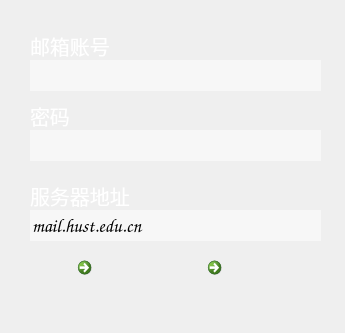
<?xml version="1.0" encoding="UTF-8"?>
<ui version="4.0">
 <class>Dialog_Account</class>
 <widget class="QDialog" name="Dialog_Account">
  <property name="geometry">
   <rect>
    <x>0</x>
    <y>0</y>
    <width>345</width>
    <height>333</height>
   </rect>
  </property>
  <property name="minimumSize">
   <size>
    <width>345</width>
    <height>333</height>
   </size>
  </property>
  <property name="maximumSize">
   <size>
    <width>345</width>
    <height>333</height>
   </size>
  </property>
  <property name="windowTitle">
   <string>添加账号</string>
  </property>
  <property name="windowOpacity">
   <double>1.000000000000000</double>
  </property>
  <property name="toolTip">
   <string>添加一个账号</string>
  </property>
  <property name="styleSheet">
   <string notr="true">#Dialog_Account {background-image: url(:/background/pic/dream_like2_s.jpg);}


</string>
  </property>
  <widget class="QLineEdit" name="lineEdit_user">
   <property name="geometry">
    <rect>
     <x>30</x>
     <y>60</y>
     <width>291</width>
     <height>31</height>
    </rect>
   </property>
   <property name="font">
    <font>
     <family>Comic Sans MS</family>
     <pointsize>14</pointsize>
     <weight>50</weight>
     <bold>false</bold>
    </font>
   </property>
   <property name="styleSheet">
    <string notr="true">background-color: rgba(255, 255, 255, 120);</string>
   </property>
   <property name="frame">
    <bool>false</bool>
   </property>
  </widget>
  <widget class="QLabel" name="label_6">
   <property name="geometry">
    <rect>
     <x>30</x>
     <y>180</y>
     <width>161</width>
     <height>32</height>
    </rect>
   </property>
   <property name="font">
    <font>
     <family>Microsoft YaHei UI Light</family>
     <pointsize>15</pointsize>
     <weight>3</weight>
     <italic>false</italic>
     <bold>false</bold>
    </font>
   </property>
   <property name="styleSheet">
    <string notr="true">color: rgb(255, 255, 255);
font: 25 15pt &quot;Microsoft YaHei UI Light&quot;;</string>
   </property>
   <property name="text">
    <string>服务器地址</string>
   </property>
  </widget>
  <widget class="QLabel" name="label_4">
   <property name="geometry">
    <rect>
     <x>30</x>
     <y>30</y>
     <width>91</width>
     <height>32</height>
    </rect>
   </property>
   <property name="font">
    <font>
     <family>Microsoft YaHei UI Light</family>
     <pointsize>15</pointsize>
     <weight>3</weight>
     <italic>false</italic>
     <bold>false</bold>
    </font>
   </property>
   <property name="styleSheet">
    <string notr="true">color: rgb(255, 255, 255);
font: 25 15pt &quot;Microsoft YaHei UI Light&quot;;</string>
   </property>
   <property name="text">
    <string>邮箱账号</string>
   </property>
  </widget>
  <widget class="QLineEdit" name="lineEdit_passwd">
   <property name="geometry">
    <rect>
     <x>30</x>
     <y>130</y>
     <width>291</width>
     <height>31</height>
    </rect>
   </property>
   <property name="font">
    <font>
     <family>Malgun Gothic Semilight</family>
     <pointsize>14</pointsize>
    </font>
   </property>
   <property name="styleSheet">
    <string notr="true">background-color: rgba(255, 255, 255, 120);</string>
   </property>
   <property name="inputMethodHints">
    <set>Qt::ImhHiddenText|Qt::ImhNoAutoUppercase|Qt::ImhNoPredictiveText</set>
   </property>
   <property name="inputMask">
    <string/>
   </property>
   <property name="text">
    <string/>
   </property>
   <property name="frame">
    <bool>false</bool>
   </property>
   <property name="echoMode">
    <enum>QLineEdit::Password</enum>
   </property>
   <property name="placeholderText">
    <string/>
   </property>
  </widget>
  <widget class="QLabel" name="label_5">
   <property name="geometry">
    <rect>
     <x>30</x>
     <y>100</y>
     <width>91</width>
     <height>32</height>
    </rect>
   </property>
   <property name="font">
    <font>
     <family>Microsoft YaHei UI Light</family>
     <pointsize>15</pointsize>
     <weight>3</weight>
     <italic>false</italic>
     <bold>false</bold>
    </font>
   </property>
   <property name="styleSheet">
    <string notr="true">color: rgb(255, 255, 255);
font: 25 15pt &quot;Microsoft YaHei UI Light&quot;;</string>
   </property>
   <property name="text">
    <string>密码</string>
   </property>
  </widget>
  <widget class="QLineEdit" name="lineEdit_host">
   <property name="geometry">
    <rect>
     <x>30</x>
     <y>210</y>
     <width>291</width>
     <height>31</height>
    </rect>
   </property>
   <property name="font">
    <font>
     <family>Comic Sans MS</family>
     <pointsize>14</pointsize>
    </font>
   </property>
   <property name="styleSheet">
    <string notr="true">background-color: rgba(255, 255, 255, 120);</string>
   </property>
   <property name="text">
    <string>mail.hust.edu.cn</string>
   </property>
   <property name="frame">
    <bool>false</bool>
   </property>
  </widget>
  <widget class="QCommandLinkButton" name="pushButton">
   <property name="geometry">
    <rect>
     <x>70</x>
     <y>250</y>
     <width>61</width>
     <height>71</height>
    </rect>
   </property>
   <property name="palette">
    <palette>
     <active>
      <colorrole role="Button">
       <brush brushstyle="SolidPattern">
        <color alpha="40">
         <red>255</red>
         <green>255</green>
         <blue>255</blue>
        </color>
       </brush>
      </colorrole>
      <colorrole role="Base">
       <brush brushstyle="SolidPattern">
        <color alpha="40">
         <red>255</red>
         <green>255</green>
         <blue>255</blue>
        </color>
       </brush>
      </colorrole>
      <colorrole role="Window">
       <brush brushstyle="SolidPattern">
        <color alpha="40">
         <red>255</red>
         <green>255</green>
         <blue>255</blue>
        </color>
       </brush>
      </colorrole>
     </active>
     <inactive>
      <colorrole role="Button">
       <brush brushstyle="SolidPattern">
        <color alpha="40">
         <red>255</red>
         <green>255</green>
         <blue>255</blue>
        </color>
       </brush>
      </colorrole>
      <colorrole role="Base">
       <brush brushstyle="SolidPattern">
        <color alpha="40">
         <red>255</red>
         <green>255</green>
         <blue>255</blue>
        </color>
       </brush>
      </colorrole>
      <colorrole role="Window">
       <brush brushstyle="SolidPattern">
        <color alpha="40">
         <red>255</red>
         <green>255</green>
         <blue>255</blue>
        </color>
       </brush>
      </colorrole>
     </inactive>
     <disabled>
      <colorrole role="Button">
       <brush brushstyle="SolidPattern">
        <color alpha="40">
         <red>255</red>
         <green>255</green>
         <blue>255</blue>
        </color>
       </brush>
      </colorrole>
      <colorrole role="Base">
       <brush brushstyle="SolidPattern">
        <color alpha="40">
         <red>255</red>
         <green>255</green>
         <blue>255</blue>
        </color>
       </brush>
      </colorrole>
      <colorrole role="Window">
       <brush brushstyle="SolidPattern">
        <color alpha="40">
         <red>255</red>
         <green>255</green>
         <blue>255</blue>
        </color>
       </brush>
      </colorrole>
     </disabled>
    </palette>
   </property>
   <property name="layoutDirection">
    <enum>Qt::LeftToRight</enum>
   </property>
   <property name="styleSheet">
    <string notr="true">background-color: rgba(255, 255, 255, 40);</string>
   </property>
   <property name="text">
    <string/>
   </property>
   <property name="icon">
    <iconset resource="send1.qrc">
     <normaloff>:/icon/pic/ico/green_ok_128px_1075415_easyicon.net.ico</normaloff>:/icon/pic/ico/green_ok_128px_1075415_easyicon.net.ico</iconset>
   </property>
   <property name="iconSize">
    <size>
     <width>50</width>
     <height>50</height>
    </size>
   </property>
  </widget>
  <widget class="QCommandLinkButton" name="pushButton_cancel">
   <property name="geometry">
    <rect>
     <x>200</x>
     <y>250</y>
     <width>61</width>
     <height>71</height>
    </rect>
   </property>
   <property name="styleSheet">
    <string notr="true">background-color: rgba(255, 255, 255, 60);</string>
   </property>
   <property name="text">
    <string/>
   </property>
   <property name="icon">
    <iconset resource="send1.qrc">
     <normaloff>:/icon/pic/ico/red_delete_128px_1075470_easyicon.net.ico</normaloff>:/icon/pic/ico/red_delete_128px_1075470_easyicon.net.ico</iconset>
   </property>
   <property name="iconSize">
    <size>
     <width>50</width>
     <height>50</height>
    </size>
   </property>
  </widget>
 </widget>
 <tabstops>
  <tabstop>lineEdit_user</tabstop>
  <tabstop>lineEdit_passwd</tabstop>
  <tabstop>lineEdit_host</tabstop>
 </tabstops>
 <resources>
  <include location="send1.qrc"/>
 </resources>
 <connections/>
</ui>
